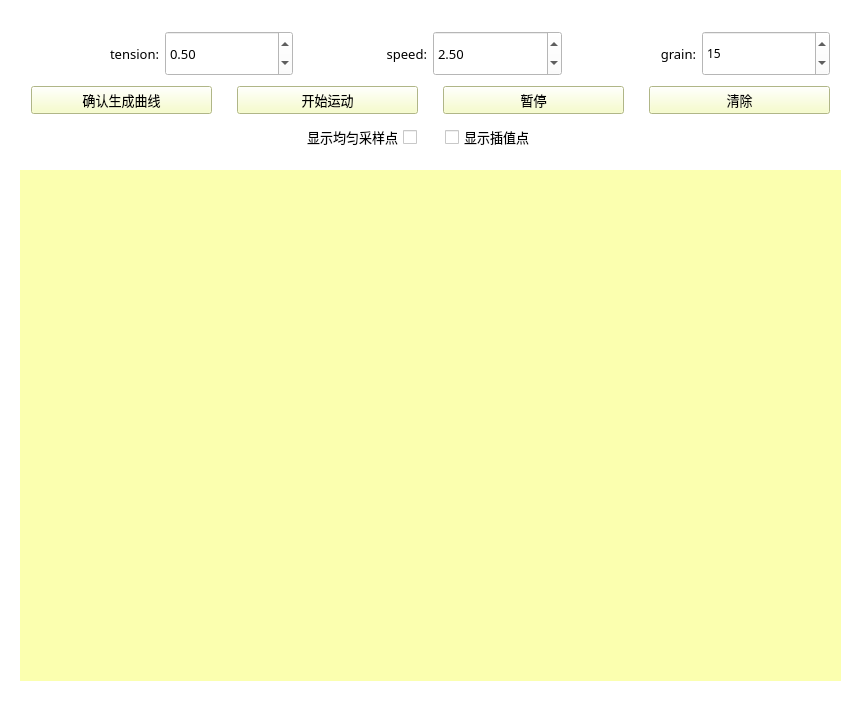
<?xml version="1.0" encoding="UTF-8"?>
<ui version="4.0">
 <class>MainWindow</class>
 <widget class="QMainWindow" name="MainWindow">
  <property name="geometry">
   <rect>
    <x>0</x>
    <y>0</y>
    <width>864</width>
    <height>707</height>
   </rect>
  </property>
  <property name="font">
   <font>
    <family>Castellar</family>
    <weight>50</weight>
    <bold>false</bold>
   </font>
  </property>
  <property name="windowTitle">
   <string>生成样条曲线</string>
  </property>
  <property name="styleSheet">
   <string notr="true">gridline-color: rgb(255, 255, 255);
gridline-color: rgb(207, 255, 180);
background-color: rgb(255, 255, 255);</string>
  </property>
  <property name="iconSize">
   <size>
    <width>31</width>
    <height>30</height>
   </size>
  </property>
  <widget class="QWidget" name="centralWidget">
   <property name="font">
    <font>
     <family>汉仪良品线简</family>
    </font>
   </property>
   <property name="autoFillBackground">
    <bool>false</bool>
   </property>
   <property name="styleSheet">
    <string notr="true">background-color: rgb(170, 255, 127);
background-color: rgb(255, 255, 255);</string>
   </property>
   <widget class="QWidget" name="layoutWidget">
    <property name="geometry">
     <rect>
      <x>20</x>
      <y>20</y>
      <width>821</width>
      <height>141</height>
     </rect>
    </property>
    <layout class="QVBoxLayout" name="verticalLayout">
     <property name="spacing">
      <number>10</number>
     </property>
     <property name="sizeConstraint">
      <enum>QLayout::SetNoConstraint</enum>
     </property>
     <item>
      <layout class="QHBoxLayout" name="horizontalLayout_2">
       <property name="sizeConstraint">
        <enum>QLayout::SetNoConstraint</enum>
       </property>
       <item>
        <widget class="QLabel" name="tension_2">
         <property name="font">
          <font>
           <family>锐字锐线俏皮简1.0</family>
           <pointsize>10</pointsize>
          </font>
         </property>
         <property name="autoFillBackground">
          <bool>false</bool>
         </property>
         <property name="styleSheet">
          <string notr="true">gridline-color: rgb(170, 255, 127);</string>
         </property>
         <property name="text">
          <string>tension:</string>
         </property>
         <property name="alignment">
          <set>Qt::AlignRight|Qt::AlignTrailing|Qt::AlignVCenter</set>
         </property>
        </widget>
       </item>
       <item>
        <widget class="QDoubleSpinBox" name="tension">
         <property name="sizePolicy">
          <sizepolicy hsizetype="Minimum" vsizetype="Preferred">
           <horstretch>0</horstretch>
           <verstretch>0</verstretch>
          </sizepolicy>
         </property>
         <property name="font">
          <font>
           <family>锐字锐线俏皮简1.0</family>
           <pointsize>10</pointsize>
          </font>
         </property>
         <property name="styleSheet">
          <string notr="true">background-color: rgb(255, 255, 255);</string>
         </property>
         <property name="prefix">
          <string/>
         </property>
         <property name="decimals">
          <number>2</number>
         </property>
         <property name="maximum">
          <double>1.000000000000000</double>
         </property>
         <property name="singleStep">
          <double>0.050000000000000</double>
         </property>
         <property name="value">
          <double>0.500000000000000</double>
         </property>
        </widget>
       </item>
       <item>
        <widget class="QLabel" name="label_2">
         <property name="font">
          <font>
           <family>锐字锐线俏皮简1.0</family>
           <pointsize>10</pointsize>
          </font>
         </property>
         <property name="text">
          <string>speed:</string>
         </property>
         <property name="alignment">
          <set>Qt::AlignRight|Qt::AlignTrailing|Qt::AlignVCenter</set>
         </property>
        </widget>
       </item>
       <item>
        <widget class="QDoubleSpinBox" name="speed">
         <property name="sizePolicy">
          <sizepolicy hsizetype="Minimum" vsizetype="Preferred">
           <horstretch>0</horstretch>
           <verstretch>0</verstretch>
          </sizepolicy>
         </property>
         <property name="font">
          <font>
           <family>锐字锐线俏皮简1.0</family>
           <pointsize>10</pointsize>
          </font>
         </property>
         <property name="styleSheet">
          <string notr="true">background-color: rgb(255, 255, 255);</string>
         </property>
         <property name="maximum">
          <double>15.000000000000000</double>
         </property>
         <property name="singleStep">
          <double>0.500000000000000</double>
         </property>
         <property name="value">
          <double>2.500000000000000</double>
         </property>
        </widget>
       </item>
       <item>
        <widget class="QLabel" name="speed_2">
         <property name="sizePolicy">
          <sizepolicy hsizetype="Preferred" vsizetype="Preferred">
           <horstretch>0</horstretch>
           <verstretch>0</verstretch>
          </sizepolicy>
         </property>
         <property name="font">
          <font>
           <family>锐字锐线俏皮简1.0</family>
           <pointsize>10</pointsize>
          </font>
         </property>
         <property name="text">
          <string>grain:</string>
         </property>
         <property name="alignment">
          <set>Qt::AlignRight|Qt::AlignTrailing|Qt::AlignVCenter</set>
         </property>
        </widget>
       </item>
       <item>
        <widget class="QDoubleSpinBox" name="grain">
         <property name="sizePolicy">
          <sizepolicy hsizetype="Minimum" vsizetype="Expanding">
           <horstretch>0</horstretch>
           <verstretch>0</verstretch>
          </sizepolicy>
         </property>
         <property name="font">
          <font>
           <family>锐字锐线俏皮简1.0</family>
          </font>
         </property>
         <property name="styleSheet">
          <string notr="true">background-color: rgb(255, 255, 255);</string>
         </property>
         <property name="decimals">
          <number>0</number>
         </property>
         <property name="maximum">
          <double>30.000000000000000</double>
         </property>
         <property name="value">
          <double>15.000000000000000</double>
         </property>
        </widget>
       </item>
      </layout>
     </item>
     <item>
      <layout class="QHBoxLayout" name="horizontalLayout">
       <property name="spacing">
        <number>25</number>
       </property>
       <property name="sizeConstraint">
        <enum>QLayout::SetNoConstraint</enum>
       </property>
       <item>
        <widget class="QPushButton" name="finish_spline">
         <property name="font">
          <font>
           <family>锐字锐线俏皮简1.0</family>
           <pointsize>10</pointsize>
          </font>
         </property>
         <property name="focusPolicy">
          <enum>Qt::NoFocus</enum>
         </property>
         <property name="acceptDrops">
          <bool>true</bool>
         </property>
         <property name="autoFillBackground">
          <bool>false</bool>
         </property>
         <property name="styleSheet">
          <string notr="true">background-color: rgb(247, 255, 189);
alternate-background-color: rgb(255, 170, 255);
selection-color: rgb(255, 170, 127);
border-color: rgb(255, 255, 255);</string>
         </property>
         <property name="text">
          <string>确认生成曲线</string>
         </property>
        </widget>
       </item>
       <item>
        <widget class="QPushButton" name="start">
         <property name="font">
          <font>
           <family>锐字锐线俏皮简1.0</family>
           <pointsize>10</pointsize>
          </font>
         </property>
         <property name="autoFillBackground">
          <bool>false</bool>
         </property>
         <property name="styleSheet">
          <string notr="true">border-color: rgb(170, 255, 127);
background-color: rgb(247, 255, 189);</string>
         </property>
         <property name="text">
          <string>开始运动</string>
         </property>
        </widget>
       </item>
       <item>
        <widget class="QPushButton" name="pause">
         <property name="font">
          <font>
           <family>锐字锐线俏皮简1.0</family>
           <pointsize>10</pointsize>
          </font>
         </property>
         <property name="autoFillBackground">
          <bool>false</bool>
         </property>
         <property name="styleSheet">
          <string notr="true">border-color: rgb(170, 255, 127);
background-color: rgb(247, 255, 189);</string>
         </property>
         <property name="text">
          <string>暂停</string>
         </property>
        </widget>
       </item>
       <item>
        <widget class="QPushButton" name="delete_spline">
         <property name="font">
          <font>
           <family>锐字锐线俏皮简1.0</family>
           <pointsize>10</pointsize>
          </font>
         </property>
         <property name="focusPolicy">
          <enum>Qt::NoFocus</enum>
         </property>
         <property name="contextMenuPolicy">
          <enum>Qt::ActionsContextMenu</enum>
         </property>
         <property name="autoFillBackground">
          <bool>false</bool>
         </property>
         <property name="styleSheet">
          <string notr="true">background-color: rgb(247, 255, 189);
border-color: rgb(170, 255, 127);</string>
         </property>
         <property name="text">
          <string>清除</string>
         </property>
        </widget>
       </item>
      </layout>
     </item>
     <item>
      <layout class="QHBoxLayout" name="horizontalLayout_3">
       <property name="spacing">
        <number>28</number>
       </property>
       <item>
        <widget class="QCheckBox" name="checkBox">
         <property name="font">
          <font>
           <family>锐字锐线俏皮简1.0</family>
           <pointsize>10</pointsize>
          </font>
         </property>
         <property name="layoutDirection">
          <enum>Qt::RightToLeft</enum>
         </property>
         <property name="text">
          <string>显示均匀采样点</string>
         </property>
        </widget>
       </item>
       <item>
        <widget class="QCheckBox" name="checkBox_2">
         <property name="font">
          <font>
           <family>锐字锐线俏皮简1.0</family>
           <pointsize>10</pointsize>
          </font>
         </property>
         <property name="layoutDirection">
          <enum>Qt::LeftToRight</enum>
         </property>
         <property name="text">
          <string>显示插值点</string>
         </property>
        </widget>
       </item>
      </layout>
     </item>
    </layout>
   </widget>
   <widget class="painted_widget" name="pw">
    <property name="geometry">
     <rect>
      <x>20</x>
      <y>170</y>
      <width>821</width>
      <height>511</height>
     </rect>
    </property>
    <property name="autoFillBackground">
     <bool>false</bool>
    </property>
    <property name="styleSheet">
     <string notr="true">color: rgb(247, 255, 189);
background-color: rgb(189, 196, 220);
alternate-background-color: rgb(228, 255, 107);
gridline-color: rgb(255, 230, 101);
border-bottom-color: rgb(255, 221, 96);
background-color: rgb(255, 255, 127);
background-color: rgb(251, 255, 175);</string>
    </property>
    <property name="frameShape">
     <enum>QFrame::Panel</enum>
    </property>
    <property name="frameShadow">
     <enum>QFrame::Raised</enum>
    </property>
    <property name="lineWidth">
     <number>0</number>
    </property>
    <property name="midLineWidth">
     <number>9</number>
    </property>
   </widget>
  </widget>
 </widget>
 <layoutdefault spacing="6" margin="11"/>
 <customwidgets>
  <customwidget>
   <class>painted_widget</class>
   <extends>QFrame</extends>
   <header>painted_widget.h</header>
   <container>1</container>
  </customwidget>
 </customwidgets>
 <resources/>
 <connections/>
</ui>
